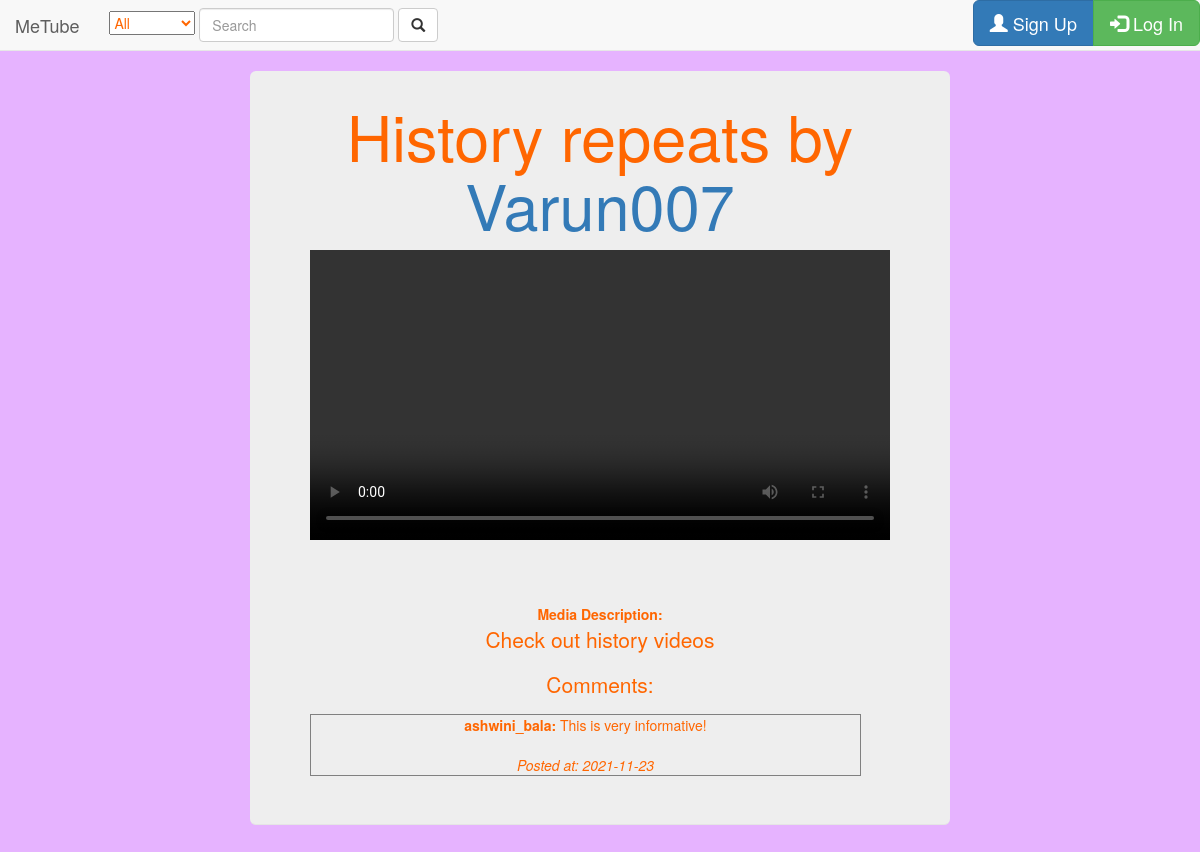
Screenshot of /media.php?id=13 with the database file from the repository.
### tables this page shows
CREATE TABLE IF NOT EXISTS `media` (
  `id` int(10) unsigned NOT NULL AUTO_INCREMENT,
  `title` varchar(254) NOT NULL,
  `type` varchar(20) NOT NULL,
  `playlist_id` int(10) NOT NULL,
  `path` varchar(255) NOT NULL,
  `category` varchar(20) NOT NULL,
  `description` tinytext NOT NULL,
  `comments` varchar(50) NOT NULL,
  `last_viewed_datetime` timestamp NOT NULL DEFAULT CURRENT_TIMESTAMP ON UPDATE CURRENT_TIMESTAMP,
  `user_id` int(10) unsigned NOT NULL,
  PRIMARY KEY (`id`),
  UNIQUE KEY `media_id_6` (`id`),
  KEY `media_id` (`id`),
  KEY `media_id_2` (`id`),
  KEY `media_id_3` (`id`),
  KEY `media_id_4` (`id`),
  KEY `media_id_5` (`id`),
  KEY `media_id_7` (`id`)
);

CREATE TABLE IF NOT EXISTS `user` (
  `id` int(10) unsigned NOT NULL AUTO_INCREMENT,
  `password` char(32) NOT NULL,
  `username` varchar(40) NOT NULL,
  `join_datetime` date NOT NULL,
  `profile_body` varchar(50) NOT NULL,
  PRIMARY KEY (`id`),
  UNIQUE KEY `user_id_2` (`id`),
  UNIQUE KEY `user_name` (`username`),
  KEY `user_id` (`id`)
);

CREATE TABLE IF NOT EXISTS `comment` (
  `id` int(10) unsigned NOT NULL AUTO_INCREMENT,
  `video_id` int(10) NOT NULL,
  `user_id` int(10) NOT NULL,
  `content` tinytext NOT NULL,
  `creation_datetime` date NOT NULL,
  PRIMARY KEY (`id`)
);

### media.php (the view, shortened to what this page needs)
<?php
	include "header.php";
	include_once "function.php";
?>
</head>
	<body>
<div class="container">
  <div class="jumbotron">
	<?php
if(isset($_GET['id'])) {
	global $db;
	$query = "SELECT title, path, type, description, user_id, comments FROM media WHERE id='".$_GET['id']."'";
	$result = mysqli_query($db, $query );
	$result_row = mysqli_fetch_row($result);
	$filename=$result_row[0];
	$filepath=$result_row[1];
	$type=$result_row[2];
	$description = $result_row[3];
	$submitter = $result_row[4];
	$bool_com = $result_row[5];
	$query = "SELECT username FROM user WHERE id = $submitter";
	$result = mysqli_query( $db,$query );
	$result_row = mysqli_fetch_row($result);
	$sname = $result_row[0];
	$ucasename = ucfirst($sname);
	echo "<h1>$filename by <a href =\"user.php?id=$submitter\">$ucasename</a></h1>";
	if(substr($type,0,5)=="image")
	{?>
		<img id="mainimage" src="<?php echo $filepath;?>" class="img-responsive" alt="<?php echo $filename;?>">
	<?php }
	else
	{
?>
    <video id="mainvideo" width="580" controls>
 		<source src="<?php echo $filepath?>" type="video/mp4">
  		<source src="mov_bbb.ogg" type="video/ogg">
	</video>
	<br />
<?php
	}
	$vid_id = $_GET['id'];
	echo "<br>";
	echo "<br>";
	echo "<br>";
	$query = "SELECT user_id FROM media WHERE id='".$_GET['id']."'";
	$result = mysqli_query($db,$query);
	$result_row = mysqli_fetch_row($result);
	if(user_is_logged_in() && $_SESSION['id'] == $result_row[0])
		$owner = true;
	else
		$owner = false;
	if($owner)
	{
		if(isset($_GET['edit']))
			echo "<div name= \"edit\" id=\"edit\" contenteditable=\"true\">";
		if(!empty($description))
			echo "<b>Media Description:</b><br /><p id=\"description\">$description</p>";
		else
			echo "You have not set a description.";
		if(isset($_GET['edit']))
			echo "</div>";
		echo "</p>";
		if(!isset($_GET['edit']))
			echo "<p><a href=\"?id=".$_GET['id']."&edit=1\">Click to edit the description!</a></p>";
		else
			echo "<input type=\"button\" value=\"Save\" onclick=\"saveEdits(".$_GET['id'].")\"/>";
		echo "</br>Tags:</br>";
		$query = "SELECT id, tag FROM tag WHERE video_id = $vid_id";
		$result = mysqli_query($db,$query);
		if (!$result){
			 die ("Could not query the tag table in the database: <br />". mysqli_error($db));
		}
		$tag_count = 0;
		echo "<table><tr>";
		while($result_row = mysqli_fetch_row($result))
		{
			$tag_id = $result_row[0];
			$tag = $result_row[1];
			echo "<td><form method=\"post\" action=\"remove_tag.php\">";
			echo "<input type=\"hidden\" name=\"id\" value=\"$vid_id\">";
			echo "<input type=\"hidden\" name=\"tag\" value=\"$tag_id\">";
			echo "$tag";
			echo "<input type=\"Submit\" value=\"X\" name=\"X\"/>";
			echo "</form></td>";
			if($tag_count == 9)
				echo "</tr>";
			$tag_count++;
		}
		echo"</tr></table>";
		if(isset($_GET['tags']))
		{
				echo "<form method =\"post\" action=\"add_tags.php?id=$vid_id\">";
				?>
				<textarea rows="4" cols="50" name="tags" id="tags"></textarea>
				<input value="Submit" name="submit" type="submit" />
				</form>
				<?php
		}
		else
		{
			echo "<form method=\"post\" action=\"media.php?id=$vid_id&tags=0\"><input type=\"submit\" name=\"submit\" value=\"+\"/></form>";
		}
		echo "</br>";
	}
	else
	{
		if(!empty($description))
			echo "<b>Media Description:</b><p id=\"description\">$description</p>";
		else
			echo "<b><h2>Media Description:</h2></b><p id=\"description\">No Description Available</p>";
	}
	echo "<p>Comments: </br></p>";
		?>
		<?php
	if($bool_com)
	{
		$query = "SELECT user_id, content, creation_datetime, id FROM comment WHERE video_id =".$_GET['id']." ORDER BY creation_datetime ASC";
		$result = mysqli_query( $db,$query );
		echo "<table width=\"95%\" border=\"1\">";
		while($result_row = mysqli_fetch_row($result)){
			$u_id = $result_row[0];
			$content = $result_row[1];
			$c_time = $result_row[2];
			$query = "SELECT username FROM user WHERE id = $u_id";
			$result2 = mysqli_query( $db,$query );
			$result_row2 = mysqli_fetch_row($result2);
			$uname = $result_row2[0];
			?>
			<tr>
				<td id="comment_cell">
					<b><?php echo $uname ?>:</b>
					<?php echo $content ?>
					<br />
					<br />
					<em>Posted at: <?php echo $c_time ?> </em>
				</td>
			</tr>
<?php
		}
			?>
			<?php
	}
	else{
		echo "<p>Comments are disabled.</p>";
	}
}
?>
</div>
</div>
</body>
</html>

### global_includes.php (style rules this page uses)
.jumbotron { text-align: center; border-bottom: 1px solid #e5e5e5; }
@media (min-width: 768px) { .container { max-width: 730px; } }

### media.php (style rules this page uses)
.jumbotron { padding-top: 10px; }

### rows the page displays
media: title "History repeats", description "Check out history videos"
user: username "Varun007"
comment: user.username "ashwini_bala", content "This is very informative!", creation_datetime "2021-11-23"
